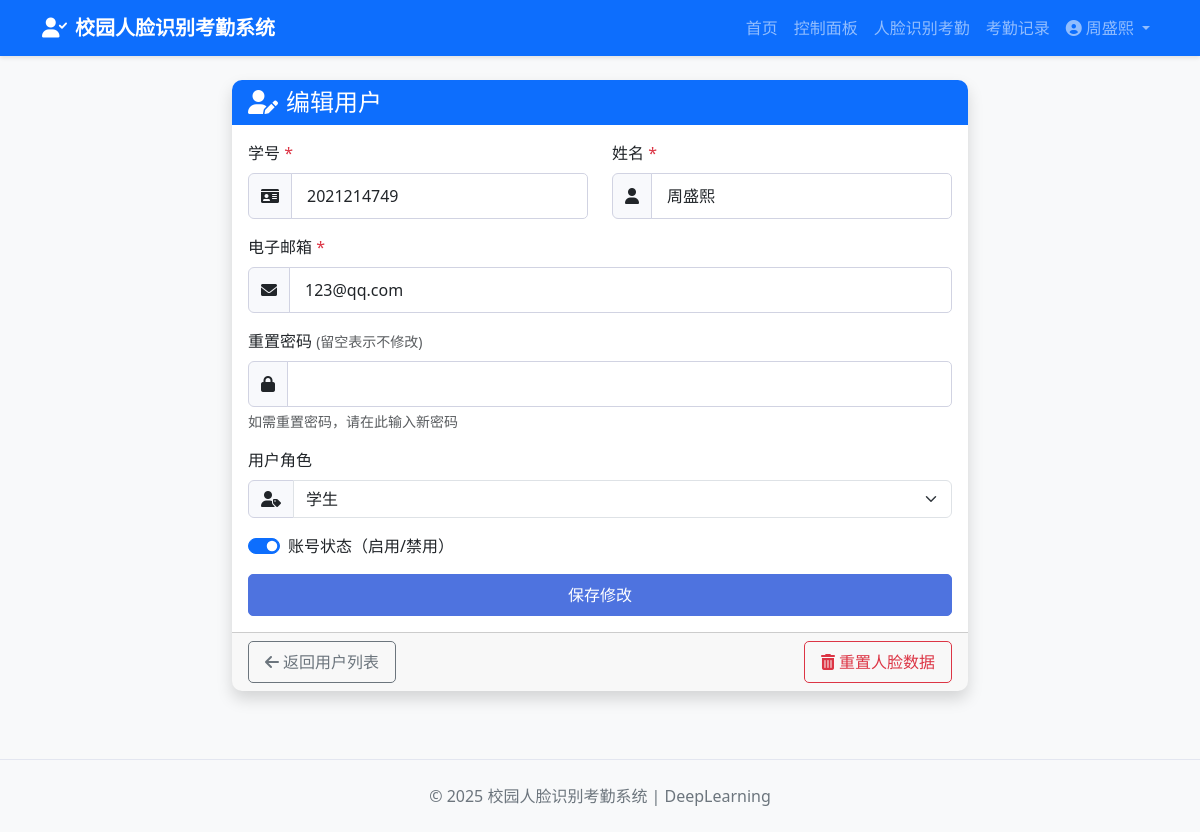
Screenshot of /edit-user/2 (signed in) with the database file from the repository.
### tables this page shows
CREATE TABLE users (
        id INTEGER PRIMARY KEY AUTOINCREMENT,
        student_id TEXT UNIQUE NOT NULL,
        name TEXT NOT NULL,
        email TEXT UNIQUE,
        password TEXT NOT NULL,
        registration_date TIMESTAMP DEFAULT CURRENT_TIMESTAMP
    , role TEXT DEFAULT 'student', is_active INTEGER DEFAULT 1);

### app.py (the view, shortened to what this page needs)
@app.route('/edit-user/<int:user_id>', methods=['GET', 'POST'])
def edit_user(user_id):
    if 'user_id' not in session:
        flash('Please login first', 'warning')
        return redirect(url_for('login'))
    user = User.get_user_by_id(user_id)
    if not user:
        flash('User not found', 'danger')
        return redirect(url_for('user_management'))
    face_encodings = FaceEncoding.get_face_encodings_by_user_id(user_id)
    user['has_face_data'] = len(face_encodings) > 0
    return render_template('edit_user.html', user=user)

### database/models.py (called while the page is built)
    @staticmethod
    def get_user_by_id(user_id):
        conn = sqlite3.connect(DB_PATH)
        cursor = conn.cursor()
        cursor.execute('''
        SELECT id, student_id, name, email, registration_date, role, is_active
        FROM users
        WHERE id = ?
        ''', (user_id,))
        user = cursor.fetchone()
        conn.close()
        if user:
            return {
                'id': user[0],
                'student_id': user[1],
                'name': user[2],
                'email': user[3],
                'registration_date': user[4],
                'role': user[5] if len(user) > 5 else 'student',
                'is_active': bool(user[6]) if len(user) > 6 else True
            }
        return None

    @staticmethod
    def get_face_encodings_by_user_id(user_id):
        conn = sqlite3.connect(DB_PATH)
        cursor = conn.cursor()
        cursor.execute('''
        SELECT id, user_id, encoding
        FROM face_encodings
        WHERE user_id = ?
        ''', (user_id,))
        encodings = cursor.fetchall()
        conn.close()
        result = []
        for encoding in encodings:
            face_encoding = pickle.loads(encoding[2])
            result.append({
                'id': encoding[0],
                'user_id': encoding[1],
                'encoding': face_encoding
            })
        return result

### templates/edit_user.html (shortened to what this page needs)
{% extends 'base.html' %}
{% block content %}
<div class="row justify-content-center">
    <div class="col-md-8">
        <div class="card shadow">
            <div class="card-header bg-primary text-white">
                <h4 class="mb-0"><i class="fas fa-user-edit me-2"></i>编辑用户</h4>
            </div>
            <div class="card-body">
                <form method="POST" action="{{ url_for('edit_user', user_id=user.id) }}">
                    <div class="row">
                        <div class="col-md-6 mb-3">
                            <label for="student_id" class="form-label">学号 <span class="text-danger">*</span></label>
                            <div class="input-group">
                                <span class="input-group-text"><i class="fas fa-id-card"></i></span>
                                <input type="text" class="form-control" id="student_id" name="student_id"
                                    value="{{ user.student_id }}" required>
                            </div>
                        </div>
                        <div class="col-md-6 mb-3">
                            <label for="name" class="form-label">姓名 <span class="text-danger">*</span></label>
                            <div class="input-group">
                                <span class="input-group-text"><i class="fas fa-user"></i></span>
                                <input type="text" class="form-control" id="name" name="name" value="{{ user.name }}"
                                    required>
                            </div>
                        </div>
                    </div>
                    <div class="mb-3">
                        <label for="email" class="form-label">电子邮箱 <span class="text-danger">*</span></label>
                        <div class="input-group">
                            <span class="input-group-text"><i class="fas fa-envelope"></i></span>
                            <input type="email" class="form-control" id="email" name="email" value="{{ user.email }}"
                                required>
                        </div>
                    </div>
                    <div class="mb-3">
                        <label for="password" class="form-label">重置密码 <small
                                class="text-muted">(留空表示不修改)</small></label>
                        <div class="input-group">
                            <span class="input-group-text"><i class="fas fa-lock"></i></span>
                            <input type="password" class="form-control" id="password" name="password">
                        </div>
                        <div class="form-text">如需重置密码，请在此输入新密码</div>
                    </div>
                    <div class="mb-3">
                        <label for="role" class="form-label">用户角色</label>
                        <div class="input-group">
                            <span class="input-group-text"><i class="fas fa-user-tag"></i></span>
                            <select class="form-select" id="role" name="role">
                                <option value="student" {% if user.role=='student' %}selected{% endif %}>学生</option>
                            </select>
                        </div>
                    </div>
                    <div class="mb-3">
                        <div class="form-check form-switch">
                            <input class="form-check-input" type="checkbox" id="is_active" name="is_active" {% if
                                user.is_active %}checked{% endif %}>
                            <label class="form-check-label" for="is_active">账号状态（启用/禁用）</label>
                        </div>
                    </div>
                    <div class="d-grid gap-2">
                        <button type="submit" class="btn btn-primary">保存修改</button>
                    </div>
                </form>
            </div>
            <div class="card-footer">
                <div class="row">
                    <div class="col-md-6">
                        <a href="{{ url_for('user_management') }}" class="btn btn-outline-secondary">
                            <i class="fas fa-arrow-left me-1"></i>返回用户列表
                        </a>
                    </div>
                    <div class="col-md-6 text-md-end mt-2 mt-md-0">
                        {% if user.has_face_data %}
                        <button type="button" class="btn btn-outline-danger" data-bs-toggle="modal"
                            data-bs-target="#resetFaceModal">
                            <i class="fas fa-trash-alt me-1"></i>重置人脸数据
                        </button>
                        {% else %}
                        <a href="{{ url_for('face_registration_admin', user_id=user.id) }}"
                            class="btn btn-outline-success">
                            <i class="fas fa-camera me-1"></i>注册人脸数据
                        </a>
                        {% endif %}
                    </div>
                </div>
            </div>
        </div>
    </div>
</div>
{% endblock %}

### templates/base.html (shortened to what this page needs)
<!DOCTYPE html>
<html lang="zh-CN">
<head>
    <link href="https://cdn.jsdelivr.net/npm/bootstrap@5.3.0-alpha1/dist/css/bootstrap.min.css" rel="stylesheet">
    <link rel="stylesheet" href="https://cdnjs.cloudflare.com/ajax/libs/font-awesome/6.0.0/css/all.min.css">
    <link rel="stylesheet" href="{{ url_for('static', filename='css/style.css') }}">
</head>
<body>
    <nav class="navbar navbar-expand-lg navbar-dark bg-primary">
        <div class="container">
            <a class="navbar-brand" href="{{ url_for('index') }}">
                <i class="fas fa-user-check me-2"></i>校园人脸识别考勤系统
            </a>
            <div class="collapse navbar-collapse" id="navbarNav">
                <ul class="navbar-nav ms-auto">
                    <li class="nav-item">
                        <a class="nav-link" href="{{ url_for('index') }}">首页</a>
                    </li>
                    {% if session.get('user_id') %}
                    <li class="nav-item">
                        <a class="nav-link" href="{{ url_for('dashboard') }}">控制面板</a>
                    </li>
                    <li class="nav-item">
                        <a class="nav-link" href="{{ url_for('face_recognition_attendance') }}">人脸识别考勤</a>
                    </li>
                    <li class="nav-item">
                        <a class="nav-link" href="{{ url_for('attendance') }}">考勤记录</a>
                    </li>
                    <li class="nav-item dropdown">
                        <a class="nav-link dropdown-toggle" href="#" id="navbarDropdown" role="button"
                            data-bs-toggle="dropdown" aria-expanded="false">
                            <i class="fas fa-user-circle me-1"></i>{{ session.get('name') }}
                        </a>
                    </li>
                    {% endif %}
                </ul>
            </div>
        </div>
    </nav>
    <main class="container my-4">
        {% block content %}{% endblock %}
    </main>
    <footer class="bg-light py-4 mt-5">
        <div class="container text-center">
            <p class="mb-0">&copy; {{ 2025 }} 校园人脸识别考勤系统 | DeepLearning</p>
        </div>
    </footer>
</body>
</html>

### static/css/style.css (style rules this page uses)
body { background-color: #f8f9fa; font-family: 'Segoe UI', Tahoma, Geneva, Verdana, sans-serif; }
.navbar { box-shadow: 0 2px 4px rgba(0, 0, 0, 0.1); }
.navbar-brand { font-weight: 600; }
.card { border: none; border-radius: 10px; overflow: hidden; margin-bottom: 20px; transition: transform 0.3s, box-shadow 0.3s; }
.card-header { font-weight: 600; border-bottom: none; }
.btn { border-radius: 5px; font-weight: 500; padding: 8px 16px; transition: all 0.3s; }
.btn-primary { background-color: #4e73df; border-color: #4e73df; }
.form-control { border-radius: 5px; padding: 10px 15px; border: 1px solid #d1d3e2; }
.input-group-text { background-color: #f8f9fc; border: 1px solid #d1d3e2; }
footer { margin-top: 3rem; padding: 1.5rem 0; color: #6c757d; border-top: 1px solid #e3e6f0; }

### rows the page displays
users: get "周盛熙", student_id "2021214749", name "周盛熙", email "123@qq.com", role "学生", is_active "☑"

### other values shown
{{ 2025 }} "2025"
